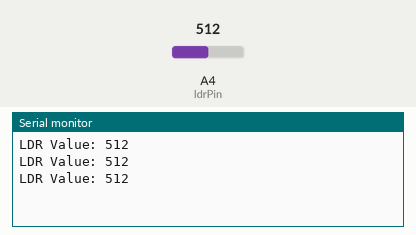
This sketch was run on a simulated Arduino Uno, built with avr-gcc and run on an emulated ATmega328P. On the bench: the last lines printed to the serial monitor. The test bench sets the inputs (shaded band); at power-on: A4 (ldrPin) = 512.

Above: at 1.3 s.
1.4 s: A4 (ldrPin) set to 716
At 1.9 s:
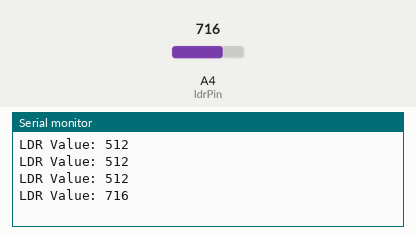
2.9 s: A4 (ldrPin) set to 900
At 3.4 s:
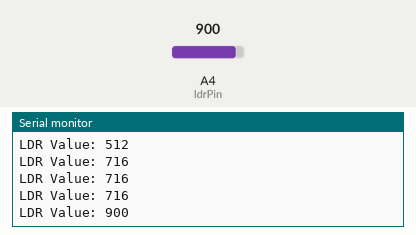
Timing chart, 0 to 5.9 s (numbered marks = the images above; inputs shaded):
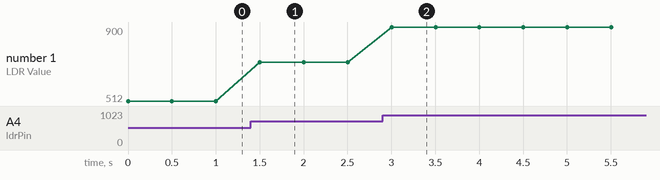

Measured:
- after the input at 1.4 s, the serial monitor: prints a new line after 0.10 s (image 1)
- after the input at 2.9 s, the serial monitor: prints a new line after 0.10 s (image 2)
- plotted number 1: 512 → 716 after the input at 1.4 s, 716 → 900 after the input at 2.9 s

The sketch:

LDR_TEST.ino
```cpp
#include <Arduino.h>

// Define the pin where the LDR is connected (e.g., GPIO 34)
const int ldrPin = 4;

void setup() {

  // Initialize serial communication at a baud rate of 115200
  Serial.begin(9600);

  // Set the pin mode (though analogRead works without explicit pinMode for ADC pins)
  pinMode(ldrPin, INPUT);
}

void loop() {
  // Read the analog value from the LDR pin (value between 0 and 4095)
  int ldrValue = analogRead(ldrPin);

  // Print the value to the Serial Monitor
  Serial.print("LDR Value: ");
  Serial.println(ldrValue);

  // Add a small delay before the next reading
  delay(500); // Wait for 0.5 seconds
}
```
